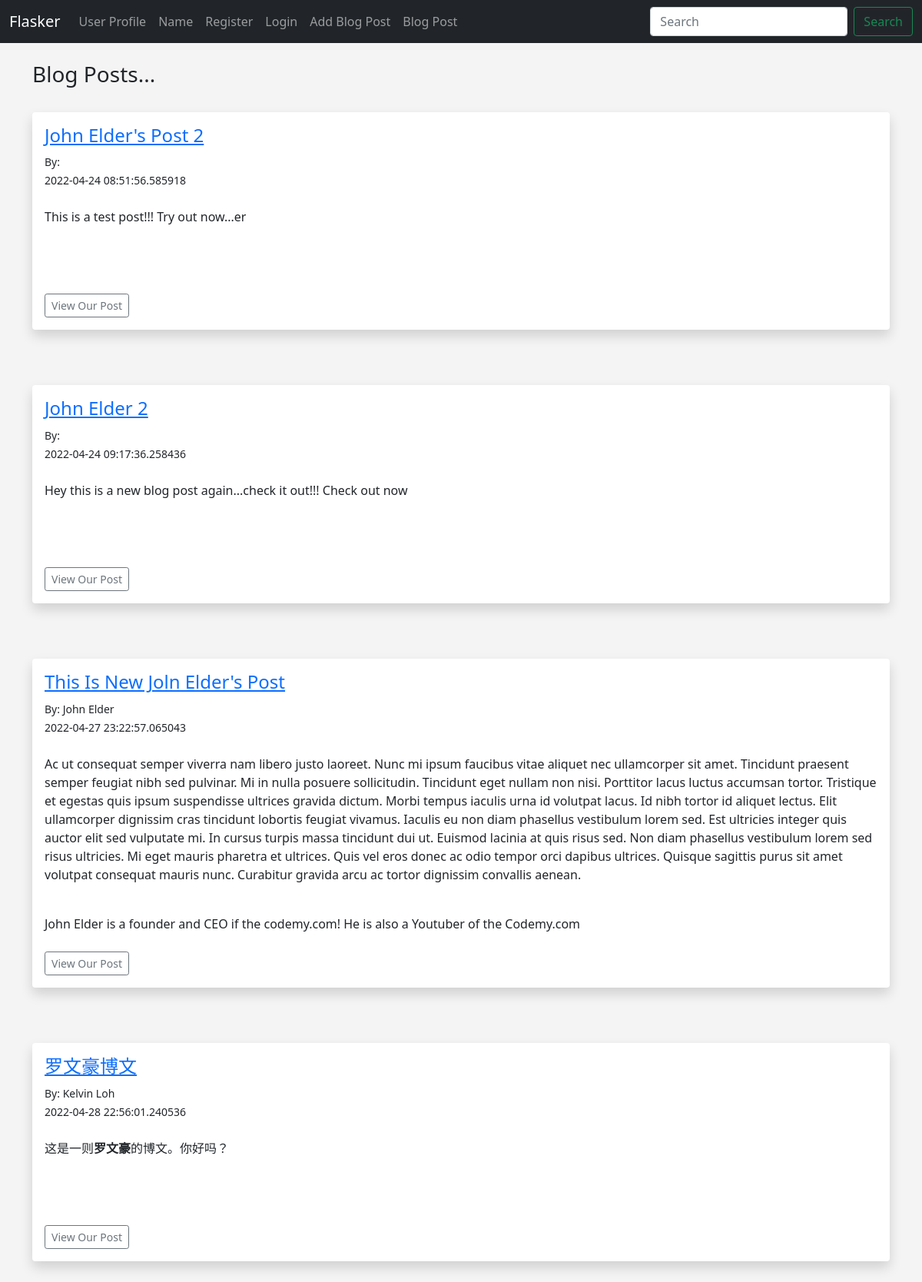
The page /posts on the database its author committed.
### app.py (models this page shows, shortened)
class Posts(db.Model):
    id = db.Column(db.Integer, primary_key = True)
    title = db.Column(db.String(255))
    content = db.Column(db.Text)
    date_posted = db.Column(db.DateTime, default=datetime.utcnow)
    slug = db.Column(db.String(255))
    poster_id = db.Column(db.Integer, db.ForeignKey('users.id')) # 28

class Users(db.Model, UserMixin):
    id = db.Column(db.Integer, primary_key=True) # primary key is an id
    username = db.Column(db.String(20), nullable=False, unique=True)
    name = db.Column(db.String(200), nullable=False) # nullable mean can not be blank
    email = db.Column(db.String(120), nullable=False, unique=True)
    favourite_color = db.Column(db.String(120))
    about_author = db.Column(db.Text(), nullable=True)  # db.Text(500)
    date_added = db.Column(db.DateTime, default=datetime.utcnow)
    profile_pic = db.Column(db.String(), nullable=True)  # Not save the picture but save the name
    posts = db.relationship('Posts', backref='poster') # 28
    password_hash = db.Column(db.String(128))
    @ property
    def password(self):
        raise AttributeError('password is not a readable attribute!')

### app.py (the view)
@app.route('/posts')
def posts():
    posts = Posts.query.order_by(Posts.date_posted) # Model is Posts on above
    return render_template('posts.html', posts=posts)

### webforms.py
class SearchForm(FlaskForm):
    searched = StringField("Searched", validators=[DataRequired()])
    submit = SubmitField('Submit')

### app.py (called while the page is built)
@app.context_processor
def base():
    form = SearchForm()
    return dict(form=form) # dictionery

### templates/posts.html (shortened to what this page needs)
{% extends 'base.html' %}
{% block content %}
<h3>Blog Posts...</h3>
<br/>
{% for post in posts %}
<div class="shadow p-3 mb-5 bg-white rounded">
      <h4><a href="{{ url_for('post', id=post.id) }}">{{ post.title }}</a></h4>
            <small>By: {{ post.poster.name }}<br/>
      {{ post.date_posted }}</small><br/><br/>
      {{ post.content|safe }}<br/>
      {% if post.poster.about_author %}
            {{ post.poster.about_author }}
      {% endif %}<br/><br/>
<a href="{{ url_for('post', id=post.id) }}" class="btn btn-outline-secondary btn-sm">View Our Post</a>
<br>
</div>
      <br>
{% endfor %}
{% endblock %}

### static/css/style.css (style rules this page uses)
body { background : #f4f4f4; }

### rows shown on the page
Posts: title "John Elder's Post 2", date_posted "2022-04-24 08:51:56.585918", content "This is a test post!!! Try out now...er"
Posts: title "John Elder 2", date_posted "2022-04-24 09:17:36.258436", content "Hey this is a new blog post again...check it out!!! Check out now"
Posts: title "This Is New Joln Elder's Post", poster.name "John Elder", date_posted "2022-04-27 23:22:57.065043", content "Ac ut consequat semper viverra nam libero justo laoreet. Nunc mi ipsum faucibus vitae aliquet nec ullamcorper sit amet. Tincidunt praesent semper feugiat nibh sed pulvinar. Mi in nulla posuere sollicitudin. Tincidunt eget nullam non nisi. Porttitor lacus luctus accumsan tortor. Tristique et egestas quis ipsum suspendisse ultrices gravida dictum. Morbi tempus iaculis urna id volutpat lacus. Id nibh tortor id aliquet lectus. Elit ullamcorper dignissim cras tincidunt lobortis feugiat vivamus. Iaculis eu non diam phasellus vestibulum lorem sed. Est ultricies integer quis auctor elit sed vulputate mi. In cursus turpis massa tincidunt dui ut. Euismod lacinia at quis risus sed. Non diam phasellus…", poster.about_author "John Elder is a founder and CEO if the codemy.com! He is also a Youtuber of the Codemy.com"
Posts: title "罗文豪博文", poster.name "Kelvin Loh", date_posted "2022-04-28 22:56:01.240536", content "这是一则 罗文豪 的博文。你好吗？"
